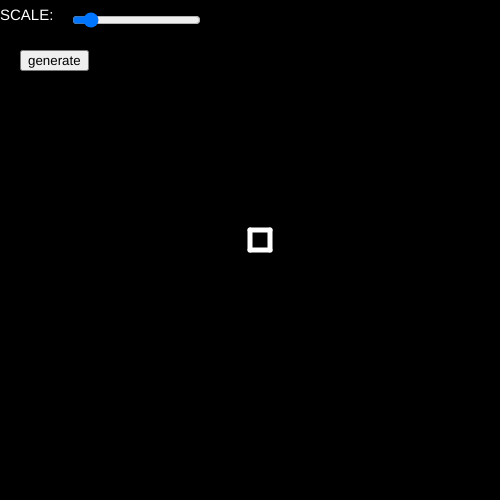
Frame 1 (no input)
Frame 60 (no input): identical to frame 1, image omitted
Frame 120 (the mouse pressed at the canvas centre since frame 60): identical to frame 1, image omitted

The p5.js sketch that drew this single still picture (run headless with seeded random() and noise() and a simulated clock; from frame 60 on, the mouse is pressed at the canvas centre):

// p5.js sketch
// ── sketch.js

var axiom="F+F+F+F"
var sentence=axiom
var temp=""
var rules=[]
var len=20
var scaleSlider
function setup() {
createCanvas(500,500)

  rules[0]={a:"F", b:"FF+F-F+F+FF"}

  scaleSlider=createSlider(0.01,10,1,0.01)
  scaleSlider.position(70,10)
  button=createButton("generate")
  button.mousePressed(sentencee)
  button.position(20,50)
}

function draw() {
    background(0)
    textSize(15)
    fill(255);
    noStroke()
    text("SCALE:",0,20);
    translate(width/2,height/2)
    scl=scaleSlider.value();
    scale(scl)

render(sentence)
}

function render(sent){

    stroke(255)
  for(i=0;i<sent.length;i++){
     if(sent.charAt(i)=="F"){
       strokeWeight(5)
       line(0,0,0,-len)
       translate(0,-len)
     }
      if(sent.charAt(i)=="+"){

        rotate(PI/2)
      }
       if(sent.charAt(i)=="-"){

         rotate(-PI/2)
       }
  }
}

function sentencee(){
  temp=""
  for(i=0;i<sentence.length;i++){
    found=0
    for(j=0;j<rules.length;j++){
       if(sentence.charAt(i)==rules[j].a){
         temp+=rules[j].b
         found=1
       }
       if(!found){
          temp+=sentence.charAt(i)
       }
    }
  }
  sentence=temp;

}
